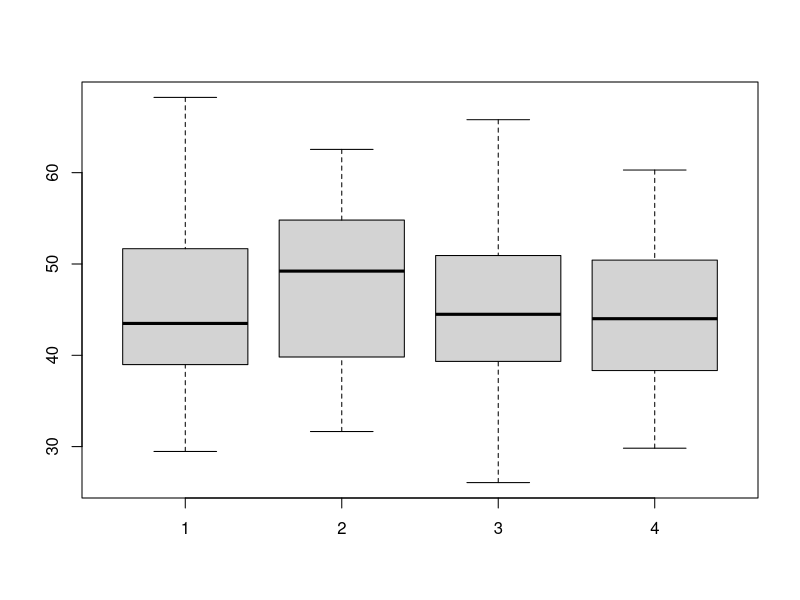

The R source for this figure:
# Load data
# Each group in separate variable
x1 <- rnorm(30, mean = 45, sd = 8)
x2 <- rnorm(30, mean = 45, sd = 8)
x3 <- rnorm(30, mean = 45, sd = 8)
x4 <- rnorm(30, mean = 45, sd = 8)

boxplot(x1, x2, x3, x4)  # Quick graphical check

xb = cbind(x1,x2,x3,x4)
#summary(xb)
# Combine vectors into a single data frame
xdf <- data.frame(cbind(x1, x2, x3, x4))
#summary(xdf)

# Stack data to get one column with outcome
# and second columns with group
#xs <- stack(xb)
xs <- stack(xdf)

# Conduct one-way ANOVA
anova1 <- aov(values ~ ind, data = xs)
anova1
summary(anova1)


rm(list = ls())  # Clean up
